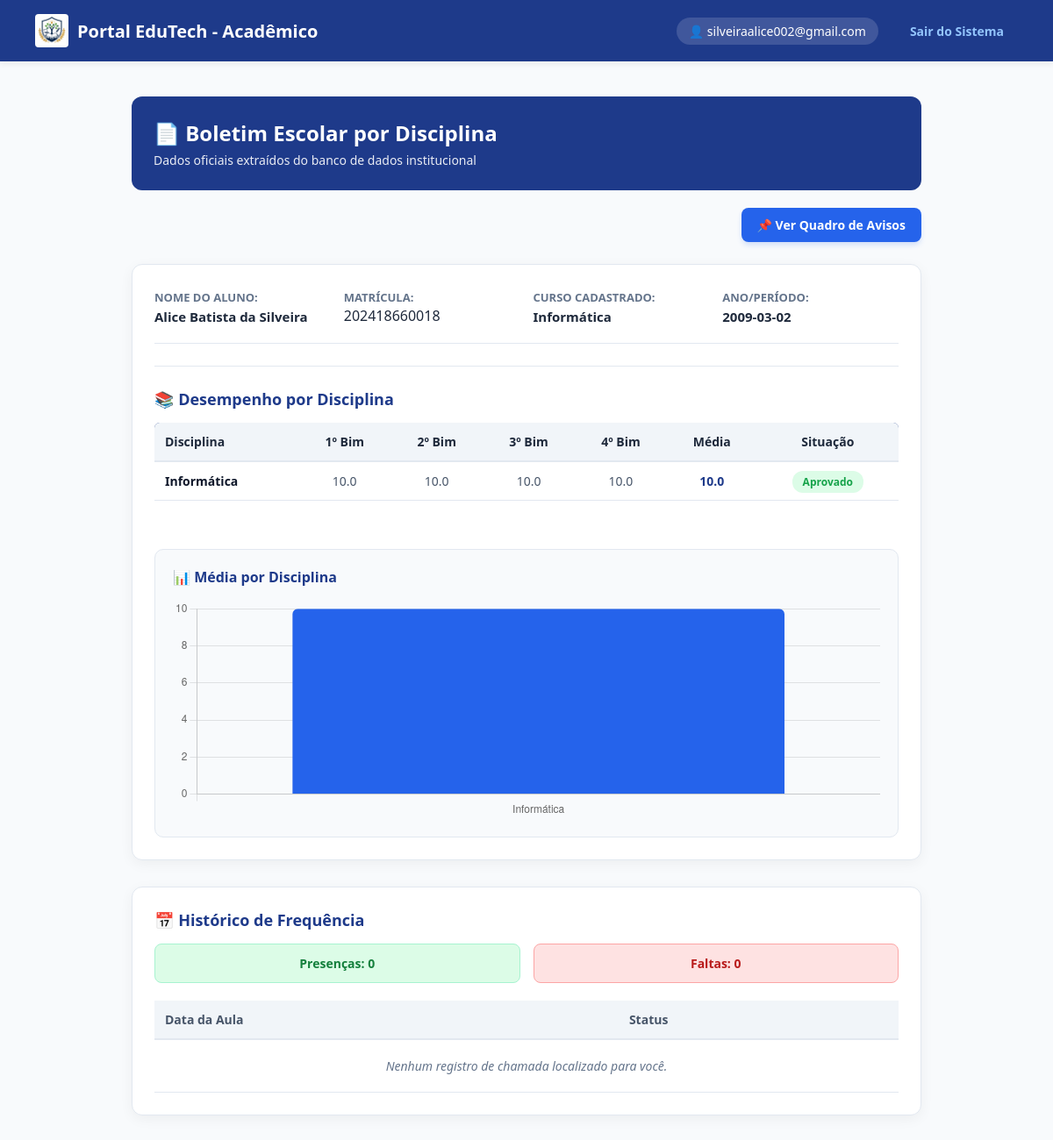
The app's page /aluno/dashboard (signed in) with its own data.
### modelos/aluno.py (models this page shows, shortened)
class Aluno(db.Model):
    __tablename__ = 'alunos'
    id = db.Column(db.Integer, primary_key=True, autoincrement=True)
    nome = db.Column(db.String(150), nullable=False)
    matricula = db.Column(db.String(20), unique=True, nullable=False)
    senha = db.Column(db.String(100), nullable=False, default='123')
    email = db.Column(db.String(100), unique=False, nullable=True)
    curso = db.Column(db.String(100), nullable=False, default='Técnico em Informática')
    data = db.Column(db.String(20), nullable=False, default='2026')
    b1 = db.Column(db.Float, nullable=True, default=None)
    b2 = db.Column(db.Float, nullable=True, default=None)
    b3 = db.Column(db.Float, nullable=True, default=None)
    b4 = db.Column(db.Float, nullable=True, default=None)
    presencas = db.relationship(
        'Presenca',
        backref='aluno',
        cascade='all, delete-orphan',
        lazy=True
    )
    notas_disciplinas = db.relationship(
        'Nota',
        backref='aluno_rel',
        cascade='all, delete-orphan',
        lazy=True
    )

### modelos/nota.py (models this page shows)
class Nota(db.Model):
    __tablename__ = 'notas'
    id = db.Column(db.Integer, primary_key=True, autoincrement=True)
    matricula_aluno = db.Column(db.String(50), db.ForeignKey('alunos.matricula'), nullable=False)
    disciplina = db.Column(db.String(100), nullable=False)
    b1 = db.Column(db.Float, nullable=True, default=None)
    b2 = db.Column(db.Float, nullable=True, default=None)
    b3 = db.Column(db.Float, nullable=True, default=None)
    b4 = db.Column(db.Float, nullable=True, default=None)
    @property
    def media(self):
        notas_lancadas = [n for n in [self.b1, self.b2, self.b3, self.b4] if n is not None]
        if not notas_lancadas:
            return 0.0
        return round(sum(notas_lancadas) / len(notas_lancadas), 1)
    @property
    def situacao(self):
        notas_lancadas = [n for n in [self.b1, self.b2, self.b3, self.b4] if n is not None]
        if not notas_lancadas:
            return "Em Aberto"
        return "Aprovado" if self.media >= 7.0 else "Recuperação"

### blueprints/bp_aluno.py (the view)
@bp_aluno.route('/dashboard')
def dashboard():
    if 'usuario' not in session or 'matricula' not in session or session.get('perfil') != 'Aluno':
        return redirect(url_for('index'))
    matricula_logada = str(session['matricula']).strip()
    dao = AlunoDAO()
    aluno = dao.buscar_por_matricula(matricula_logada)
    if not aluno:
        try:
            aluno = dao.buscar_por_matricula(int(matricula_logada))
        except ValueError:
            pass
    if not aluno:
        session.clear()
        return redirect(url_for('index'))
    historico_presencas = Presenca.query.filter_by(matricula_aluno=str(aluno.matricula)).all()
    total_presencas = sum(1 for p in historico_presencas if p.status == 'Presente')
    total_faltas = sum(1 for p in historico_presencas if p.status in ['Falta', 'Ausente'])
    notas_disciplinas = Nota.query.filter_by(matricula_aluno=str(aluno.matricula)).all()
    return render_template(
        'aluno.html',
        aluno=aluno,
        presencas=historico_presencas,
        total_presencas=total_presencas,
        total_faltas=total_faltas,
        notas_disciplinas=notas_disciplinas
    )

### templates/aluno.html (shortened to what this page needs)
{% extends 'base.html' %}
{% block styles %}
<link rel="stylesheet" href="{{ url_for('static', filename='aluno.css') }}">
{% endblock %}
{% block content %}
<div class="aluno-panel" style="max-width: 900px; margin: 0 auto; padding-bottom: 40px;">
    <div class="aluno-header-box" style="background: #1e3a8a; color: white; padding: 25px; border-radius: 12px; margin-bottom: 20px;">
        <h2 style="margin-bottom: 5px; font-size: 24px;">📄 Boletim Escolar por Disciplina</h2>
        <p style="opacity: 0.9; font-size: 14px; margin: 0;">Dados oficiais extraídos do banco de dados institucional</p>
    </div>
    <div style="margin-bottom: 25px; display: flex; justify-content: flex-end;">
        <a href="{{ url_for('professor.ver_avisos') }}" class="btn-avisos" style="background-color: #2563eb; color: #ffffff; padding: 10px 18px; border-radius: 8px; text-decoration: none; font-weight: 600; font-size: 14px; display: inline-flex; align-items: center; gap: 8px; box-shadow: 0 4px 6px -1px rgba(37, 99, 235, 0.2); transition: all 0.2s ease-in-out;">
            📌 Ver Quadro de Avisos
        </a>
    </div>
    {% if aluno %}
    <div class="aluno-card" style="background: white; padding: 25px; border-radius: 12px; box-shadow: 0 4px 15px rgba(0,0,0,0.05); border: 1px solid #e2e8f0;">
        <div class="info-grid" style="display: grid; grid-template-columns: repeat(auto-fit, minmax(200px, 1fr)); gap: 15px; margin-bottom: 25px;">
            <div class="info-item"><strong style="color: #64748b; font-size: 13px;">NOME DO ALUNO:</strong> <br><span style="font-weight: 600; color: #1e293b;">{{ aluno.nome }}</span></div>
            <div class="info-item"><strong style="color: #64748b; font-size: 13px;">MATRÍCULA:</strong> <br><code>{{ aluno.matricula }}</code></div>
            <div class="info-item"><strong style="color: #64748b; font-size: 13px;">CURSO CADASTRADO:</strong> <br><span style="font-weight: 600; color: #1e293b;">{{ aluno.curso }}</span></div>
            <div class="info-item"><strong style="color: #64748b; font-size: 13px;">ANO/PERÍODO:</strong> <br><span style="font-weight: 600; color: #1e293b;">{{ aluno.data }}</span></div>
        </div>
        <hr style="border: 0; border-top: 1px solid #e2e8f0; margin: 25px 0;">
        <h3 style="color: #1e3a8a; font-size: 18px; margin-bottom: 15px;">📚 Desempenho por Disciplina</h3>
        <div style="overflow-x: auto;">
            <table style="width: 100%; border-collapse: collapse; text-align: left; font-size: 14px; margin-bottom: 25px;">
                <thead>
                    <tr style="background-color: #1e3a8a; color: white;">
                        <th style="padding: 12px; border-radius: 6px 0 0 0;">Disciplina</th>
                        <th style="padding: 12px; text-align: center;">1º Bim</th>
                        <th style="padding: 12px; text-align: center;">2º Bim</th>
                        <th style="padding: 12px; text-align: center;">3º Bim</th>
                        <th style="padding: 12px; text-align: center;">4º Bim</th>
                        <th style="padding: 12px; text-align: center;">Média</th>
                        <th style="padding: 12px; text-align: center; border-radius: 0 6px 0 0;">Situação</th>
                    </tr>
                </thead>
                <tbody>
                    {% for item in notas_disciplinas %}
                    <tr style="border-bottom: 1px solid #e2e8f0;">
                        <td style="padding: 12px; font-weight: 600; color: #0f172a;">{{ item.disciplina }}</td>
                        <td style="padding: 12px; text-align: center; color: #475569;">{{ item.b1 if item.b1 is not none else '-' }}</td>
                        <td style="padding: 12px; text-align: center; color: #475569;">{{ item.b2 if item.b2 is not none else '-' }}</td>
                        <td style="padding: 12px; text-align: center; color: #475569;">{{ item.b3 if item.b3 is not none else '-' }}</td>
                        <td style="padding: 12px; text-align: center; color: #475569;">{{ item.b4 if item.b4 is not none else '-' }}</td>
                        <td style="padding: 12px; text-align: center; font-weight: bold; color: #1e3a8a;">{{ item.media }}</td>
                        <td style="padding: 12px; text-align: center;">
                            {% if item.situacao == 'Aprovado' %}
                                <span style="background: #dcfce7; color: #16a34a; padding: 4px 12px; border-radius: 12px; font-weight: 600; font-size: 12px;">Aprovado</span>
                            {% else %}
                                <span style="background: #fee2e2; color: #dc2626; padding: 4px 12px; border-radius: 12px; font-weight: 600; font-size: 12px;">Recuperação</span>
                            {% endif %}
                        </td>
                    </tr>
                    {% else %}
                    <tr>
                        <td colspan="7" style="padding: 20px; text-align: center; color: #64748b; font-style: italic;">
                            Nenhuma nota cadastrada por disciplina até o momento.
                        </td>
                    </tr>
                    {% endfor %}
                </tbody>
            </table>
        </div>
        <div style="margin-top: 30px; padding: 20px; background: #f8fafc; border-radius: 10px; border: 1px solid #e2e8f0;">
            <h3 style="color: #1e3a8a; font-size: 16px; margin-top: 0; margin-bottom: 15px;">📊 Média por Disciplina</h3>
            <div style="position: relative; height: 250px; width: 100%;">
                <canvas id="graficoNotas"></canvas>
            </div>
        </div>
    </div>
    <div class="frequencia-panel" style="margin-top: 30px; background: white; padding: 25px; border-radius: 12px; border: 1px solid #e2e8f0; box-shadow: 0 4px 15px rgba(0,0,0,0.05);">
        <h3 style="color: #1e3a8a; font-size: 18px; margin-top: 0; margin-bottom: 15px;">📅 Histórico de Frequência</h3>
        <div class="cards-contador" style="display: flex; gap: 15px; margin-bottom: 20px;">
            <div class="card-resumo presencas" style="background: #dcfce7; color: #15803d; padding: 12px 20px; border-radius: 8px; font-weight: 600; font-size: 14px;">
                Presenças: {{ total_presencas }}
            </div>
            <div class="card-resumo faltas" style="background: #fee2e2; color: #b91c1c; padding: 12px 20px; border-radius: 8px; font-weight: 600; font-size: 14px;">
                Faltas: {{ total_faltas }}
            </div>
        </div>
        <div style="overflow-x: auto;">
            <table style="width: 100%; border-collapse: collapse; text-align: left; font-size: 14px;">
                <thead>
                    <tr style="background-color: #f8fafc;">
                        <th style="padding: 12px; border-bottom: 2px solid #e2e8f0; color: #475569; font-weight: 600;">Data da Aula</th>
                        <th style="padding: 12px; border-bottom: 2px solid #e2e8f0; color: #475569; font-weight: 600;">Status</th>
                    </tr>
                </thead>
                <tbody>
                    {% for presenca in presencas %}
                    <tr>
                        <td style="padding: 12px; border-bottom: 1px solid #e2e8f0; color: #334155;">
                            {{ presenca.data.strftime('%d/%m/%Y') if presenca.data.strftime else presenca.data }}
                        </td>
                        <td style="padding: 12px; border-bottom: 1px solid #e2e8f0;">
                            {% if presenca.status == 'Presente' %}
                                <span style="background: #dcfce7; color: #15803d; padding: 4px 10px; border-radius: 10px; font-weight: 600; font-size: 12px;">Presente</span>
                            {% else %}
                                <span style="background: #fee2e2; color: #b91c1c; padding: 4px 10px; border-radius: 10px; font-weight: 600; font-size: 12px;">Falta</span>
                            {% endif %}
                        </td>
                    </tr>
                    {% else %}
                    <tr>
                        <td colspan="2" style="padding: 20px; text-align: center; color: #64748b; font-style: italic;">
                            Nenhum registro de chamada localizado para você.
                        </td>
                    </tr>
                    {% endfor %}
                </tbody>
            </table>
        </div>
    </div>
    {% else %}
    <div class="aluno-card" style="text-align: center; color: #64748b; padding: 40px; background: white; border-radius: 12px;">
        ⚠️ Suas credenciais de matrícula não foram localizadas na base de dados ativa pelo Administrador.
    </div>
    {% endif %}
</div>
<script>
    document.addEventListener('DOMContentLoaded', function() {
        const ctx = document.getElementById('graficoNotas');
        if (!ctx) return;
        // Extrai as disciplinas e médias vindas do Flask
        const disciplinas = [
            {% for item in notas_disciplinas %}
                "{{ item.disciplina }}",
            {% endfor %}
        ];
        const medias = [
            {% for item in notas_disciplinas %}
                {{ item.media }},
            {% endfor %}
        ];
        new Chart(ctx, {
            type: 'bar',
            data: {
                labels: disciplinas.length > 0 ? disciplinas : ['Sem Disciplinas'],
                datasets: [{
                    label: 'Média Final',
                    data: medias.length > 0 ? medias : [0],
                    backgroundColor: '#2563eb',
                    borderRadius: 6
                }]
            },
            options: {
                responsive: true,
                maintainAspectRatio: false,
                scales: {
                    y: {
                        min: 0,
                        max: 10,
                        ticks: { stepSize: 2 }
                    }
                },
                plugins: {
                    legend: { display: false }
                }
            }
        });
    });
</script>
{% endblock %}

### templates/base.html (shortened to what this page needs)
<!DOCTYPE html>
<html lang="pt-br">
<head>
    <link rel="stylesheet" href="{{ url_for('static', filename='base.css') }}">
    {% block styles %}{% endblock %}
</head>
<body>
    <nav class="navbar">
        <div class="nav-brand" style="display: flex; align-items: center; gap: 10px;">
            <img src="{{ url_for('static', filename='imagem/logo.jpeg') }}"
                 alt="Logo IFPB"
                 style="height: 38px; width: auto; object-fit: contain; border-radius: 4px;">
            <span>Portal EduTech - Acadêmico</span>
        </div>
        <div class="nav-user">
            <span class="user-badge">👤 {{ session.get('usuario', 'Convidado') }}</span>
            <a href="{{ url_for('logout') }}" class="btn-logout">Sair do Sistema</a>
        </div>
    </nav>
    <div class="container">
        {% block content %}{% endblock %}
    </div>
</body>
</html>

### records on screen
Aluno: get "silveiraalice002@gmail.com", nome "Alice Batista da Silveira", matricula "202418660018", curso "Informática", data "2009-03-02"
Nota: disciplina "Informática", b1 "10.0", b2 "10.0", b3 "10.0", b4 "10.0", media "10.0", shows "Aprovado"

### other values on screen
{{ total_presencas }} "0"
{{ total_faltas }} "0"
chart data {{ item.disciplina }} Informática
